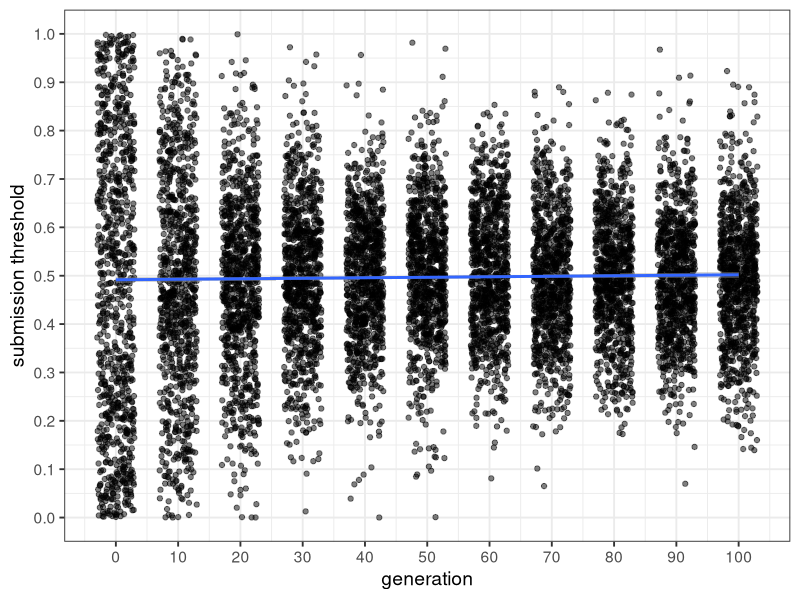
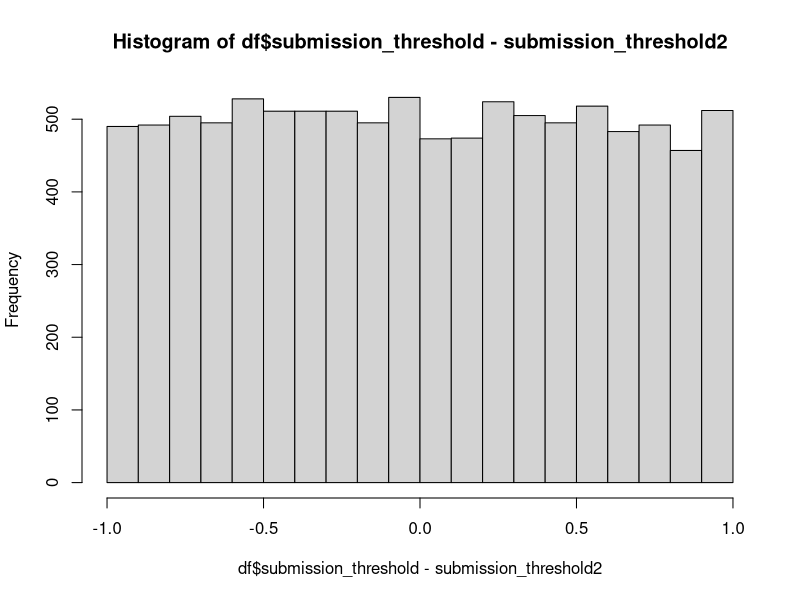

Write R code to recreate these figures, in order.
## Setup: load packages
library(reshape2)
library(ggplot2)

##---------------------------------------------------------------------##
## Model setup: initial parameters

# Payoffs:
payoff_RR <- 0.5  #payoff for a Registered Report (fixed)
payoff_normal_pos <- 1  #payoff for a positive result published as a normal paper
payoff_normal_neg <- 0  #payoff for a negative result published as a normal paper

# Error rates for hypothesis tests
# alpha_error <- 0  #alpha error, perhaps for later
# beta_error <- 0  #beta error, perhaps for later

# Population size & number of generations
researcher_ID <-  seq(1:1e4) # initialise researcher population & set pop size
generations <- 100 # set number of generations the model will loop through

#-----------------------------------------------------------------------#
## Model setup: create dataframe

# Create an empty data frame w/ 1 column for researcher ID, one for the
# submission threshold of generation 0 and one for each subsequent 
# generation's submission threshold (hence "2 + generations")
df_loop <- as.data.frame(matrix(ncol = 2 + generations, 
                                nrow = length(researcher_ID)))

# Rename the submission threshold variables to 0 - 100
names(df_loop) <- c("researcher_ID", as.character(0:generations))

df_loop$researcher_ID <- researcher_ID # fill in the researcher ID column
df_loop$`0` <- runif(length(researcher_ID), 0,1) # initialise submission threshold of generation 0

#-----------------------------------------------------------------------#
## Here comes the loop:
for (i in 1:generations) {
  
  ## 1. Research phase
  
  # 1.1 Each researcher is assigned a hypothesis with a random prior probability 
  prior <- runif(length(researcher_ID), 0,1) 
  
  # 1.2 Researchers decide to run an RR or a normal study by comparing their
  #     current prior with their current submission threshold
  submit_as_RR <- ifelse(prior < df_loop[,1+i], 1, 0) 
  
  # 1.3 Researcheres test their hypotheses and get either a positive or a 
  #     negative result (based on their prior)
  result <- rbinom(length(prior), 1, prior)
  
  # 1.4 Researchers get a payoff depending on their chosen submission format
  #     and the result of their hypothesis test
  payoffs <- ifelse(submit_as_RR == 1, payoff_RR,
                            ifelse(result == 1, 
                                   payoff_normal_pos, payoff_normal_neg))
  
  # 1.5 Researchers' fitness is calculated based on their payoff,
  #     relative to the population
  fitness <- payoffs/sum(payoffs)
  
  
  ## 2. Evolution phase
  
  # 2.1 Select whose submission threshold trait makes it into 
  #     the next generation, based on fitness
  evolved_submission_threshold <- sample(df_loop[,1+i], 
                                         size = length(researcher_ID), 
                                         replace = TRUE, prob = fitness)

  # 2.2 New submission thresholds mutate
  #     (change sd to change the size of mutations)
  evolved_submission_threshold <- round(evolved_submission_threshold + 
                                          rnorm(length(researcher_ID), 
                                                0, 0.02), 10) 
  # Truncate the mutated numbers so that they're between 0 and 1
  evolved_submission_threshold <- pmin(pmax(evolved_submission_threshold, 0), 1)
  
  # Put the new generations' evolved submission thresholds into the data frame:
  df_loop[,1+i+1] <- evolved_submission_threshold
}

#-----------------------------------------------------------------------#
# Turn the data frame into long format with numbers 0-100 for generation 
# and one variable for evolving submission thresholds
df_loop <- melt(df_loop,
                id.vars = "researcher_ID",
                variable.name = "generation",
                value.name = "submission_threshold")

#-----------------------------------------------------------------------#
# Plot the submission thresholds of every 10th generation:
ggplot(
  df_loop[as.numeric(as.character(df_loop$generation)) == seq(0,generations,10),],
  # df_loop,
  aes(x = as.numeric(as.character(generation)), y = submission_threshold)) +
  geom_jitter(alpha = 0.5, width = 3, height = .001)+
  geom_smooth(method = "lm", se = TRUE) +
  scale_x_continuous(
    breaks = seq(0,generations,10),
    name = "generation") +
  scale_y_continuous(lim=c(0,1), 
                     breaks = seq(0,1,.1),
                     name = "submission threshold")+
  theme_bw(base_size = 14)





###===================================================================###
### Below here is old code that we first wrote to set up the model    ###
### without the loop (i.e. just two generations)                      ###
###-------------------------------------------------------------------###

researcher_ID <-  seq(1:1e4) #initialise first researcher population
prior_hyp <- runif(length(researcher_ID), 0,1) #initialise priors for each researcher's hypothesis, uniformly distributed between 0 and 1
submission_threshold <- runif(length(researcher_ID), 0, 1) #initialise 
payoffs <- rep(NA, length(researcher_ID))
# alpha <- rep(alpha_error, length(researcher_ID))
# beta <-  rep(beta_error, length(researcher_ID))

df <- data.frame(researcher_ID = researcher_ID,
                 prior = prior_hyp,
                 submission_threshold = submission_threshold, 
                 payoffs = payoffs)

#-----------------------------------------------------------------------#
### potential extension for later, for now commented out: calculating
### positive vs negative result based not only on the prior, but also
### the alpha and beta error
### IMPORTANT:  if used, df$result has to be changed to 
###             rbinom(length(df$pos_result_prob), 1, df$pos_result_prob)
##df$pos_result_prob <- (df$alpha*(1-df$prior)) + ((1-df$beta)*df$prior)

#will_i_submit_as_normal_study <- df$prior < df$submission_threshold

### SETTING SUBMISSION THRESHOLD: Connecting priors with publication format
### CAUTION:  it matters which way round this is programmed (whether
###           people submit RRs when their priors is BELOW or ABOVE
###           the submission threshold)
df$submit_as_RR <- ifelse(df$prior < df$submission_threshold, 1, 0)

# #payoffs as expected value
# df$payoffs <- ifelse(df$submit_as_RR == 1, payoff_RR,
#                      df$prior * payoff_normal_pos + (1-df$prior) * payoff_normal_neg)

#payoffs as either positive result OR negative result
df$result <- rbinom(length(df$prior), 1, df$prior)  # gives researchers a positive result (1) with probability prior, otherwise 0
df$payoffs <- ifelse(df$submit_as_RR == 1, payoff_RR,
                     ifelse(df$result == 1, 
                            payoff_normal_pos, payoff_normal_neg))

# calculate fitness and manage reproduction
df$fitness <- df$payoffs/sum(df$payoffs)

#might wanna call this soemthiung else for clairty
submission_threshold2 <- sample(df$submission_threshold, size = length(researcher_ID), replace = TRUE, prob = df$fitness)

#change sd to change size of mutations
submission_threshold2 <- round(submission_threshold2 + rnorm(length(researcher_ID), 0, 0.02)) 
submission_threshold2 <- pmin(pmax(submission_threshold2, 0), 1)

#let's see what selection favors
hist(df$submission_threshold - submission_threshold2)




  
  
  
